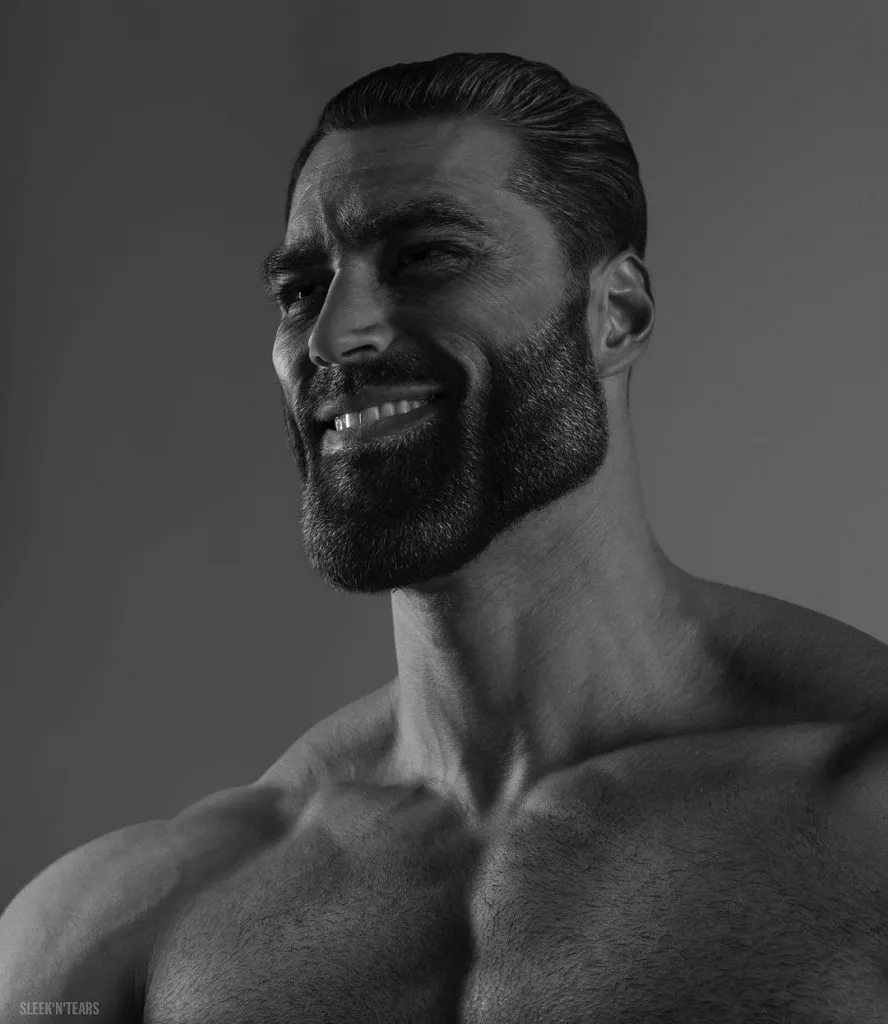
#> input picture voice/nnnotebook/chad.png, 888 x 1024 px, found by its file name
$ jupyter execute pooling.ipynb
#> lines starting #> are read from the running program, lines starting #| are printed output that depends on the picture
[cell 1]
from skimage.measure import block_reduce
from PIL import Image, ImageOps
import numpy as np
import matplotlib.pyplot as plt

[cell 2]
class PoolingLayer:
    def __init__(self, kernel_size=2, func=np.max):
        self.kernel_size = kernel_size
        self.func = func
        self.input = self.output = None

    def forward(self, img):
        self.input = img
        self.output = block_reduce(img, (self.kernel_size, self.kernel_size), self.func)
        return self.output

    def backprop(self, out_error, lr):
        width, height = self.input.shape
        gradient = np.zeros_like(self.input)

        for x in range(0, width, self.kernel_size):
            for y in range(0, height, self.kernel_size):
                kernel = self.input[x: x+self.kernel_size, y: y+self.kernel_size]
                max_x, max_y = np.unravel_index(np.argmax(kernel), kernel.shape)

                grad_kernel = np.zeros_like(kernel)
                grad_kernel[max_x, max_y] = 1

                gradient[x:x+self.kernel_size, y: y+self.kernel_size] = grad_kernel
        return gradient * out_error

[cell 3]
image = Image.open("chad.png")
#> image is the input picture: PIL image 888x1024 P; mean R, G, B 67.7, 67.7, 67.7
image = ImageOps.grayscale(image)
#> image: PIL image 888x1024 L
image = np.asarray(image)

pool = PoolingLayer()

[cell 4]
plt.figure(figsize=(7, 5))

# plot image
print(image.shape)
#| (1024, 888)
plt.subplot(1, 2, 1)
plt.imshow(image, cmap="gray")
plt.axis("off")

# pool image
image = pool.forward(image)

# plot new image
print(image.shape)
#| (512, 444)
plt.subplot(1, 2, 2)
plt.imshow(image, cmap="gray")
plt.axis("off")

plt.show()
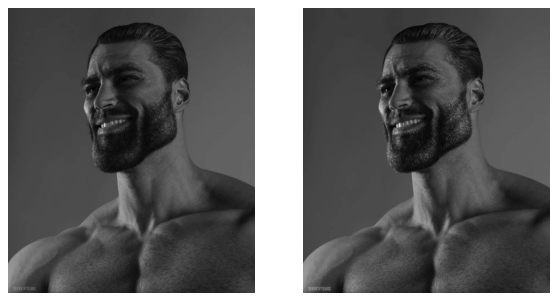
#> figure drawn by matplotlib, 2 panels

[cell 5]
# plot gradients
grad = pool.backprop(1, 0)
#> after the loop in backprop, `for x in range(0, width, self.kernel_size):`:
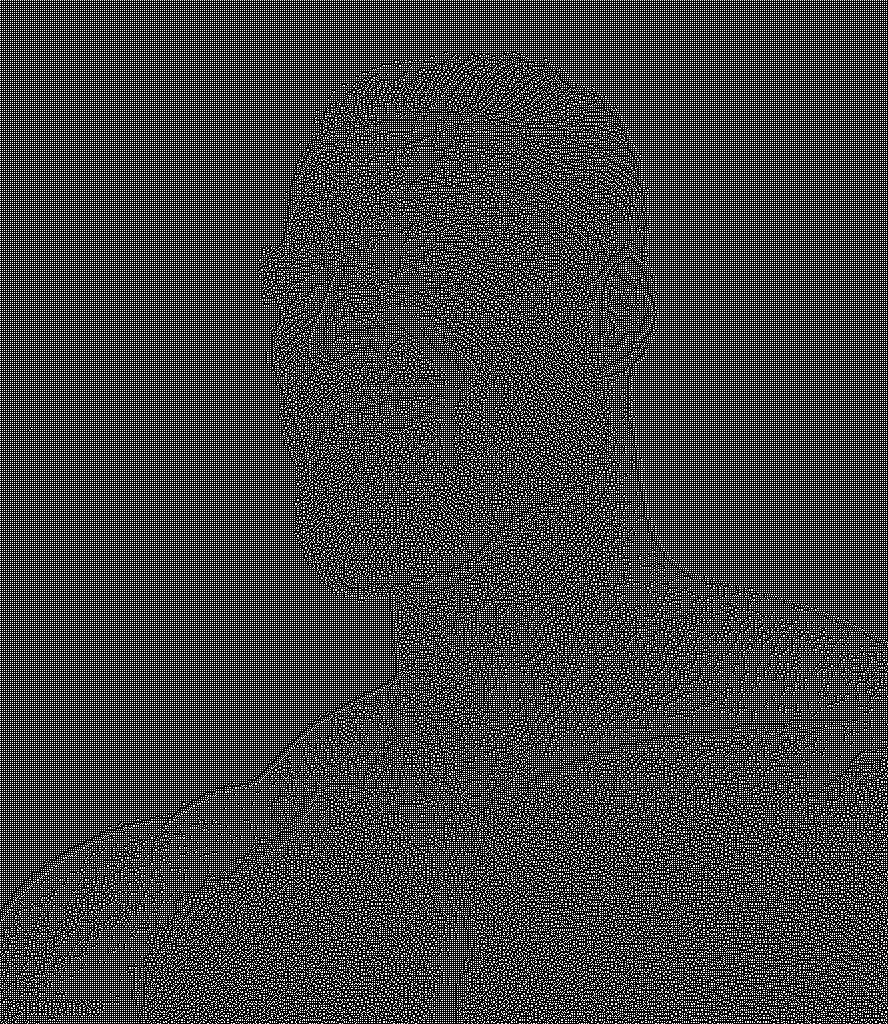
#> gradient: shape (1024, 888); values 0 (black) and 1 (white), 25% white in thin lines or dots
print(grad.shape)
#| (1024, 888)
